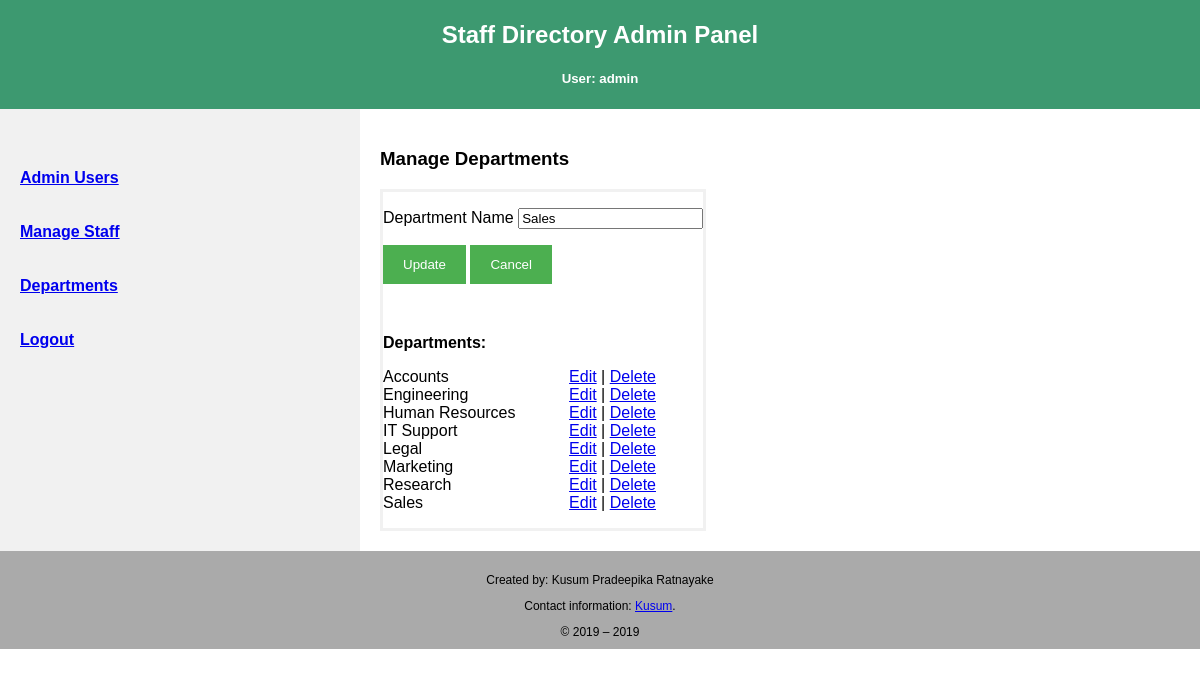
/admin/departments.php?deptid=1 (signed in), run on the app's committed database.
### tables this page shows
CREATE TABLE `department` (
  `id` int(10) UNSIGNED NOT NULL,
  `dept_name` varchar(50) DEFAULT NULL
);

### admin/data/department.php (called while the page is built, shortened)
<?php
class Department
{
	public function get_department($conn, $id=FALSE)
	{
		if (isset($id) && $id != 0)
		{
			$sql = "SELECT * FROM department WHERE id = '$id'";
			$this->result = $conn->query($sql);
			if ($this->result && $this->result->num_rows > 0)
			{
				return $this->result;
			}
		}
	}
	public function all_departments($conn, $id=FALSE)
	{
		$sql = "SELECT * FROM department WHERE dept_name != '' ORDER BY dept_name";
		$this->result = $conn->query($sql);
		if ($this->result && $this->result->num_rows > 0)
		{
				return $this->result;
		}
	}
}
?>

### admin/departments.php (the view, shortened to what this page needs)
<?php
include_once 'data/department.php';
$db_conn = new DBconn();
$conn = $db_conn->db_connection();
$dept = new Department();
$deptid  = "";
if (isset($_GET['deptid']))  $deptid = $_GET['deptid'];
$rs_edit = $dept->get_department($conn, $deptid);
if (!empty($rs_edit))
  $row_edit = $rs_edit->fetch_assoc();
?>
<!DOCTYPE html>
<html lang="en">
<head>
<link rel = "stylesheet" type = "text/css" href = "../assets/style.css" />
</head>
<body>
<div class="header">
  <h2>Staff Directory Admin Panel</h2>
  <?php if (isset($_SESSION['user'])) echo '<h5>User: '.$_SESSION['user'].'</h5>';?>
</div>
<div class="row">
  <div class="side">
  	  <h4>
	  <?php include_once('navmenu.php'); generateMenu(); ?>
	  </h4>
  </div>
  <div class="main" style="">
    <h3>Manage Departments</h3>
		<div style="width:400px;">
			<form name="form1" method="post" action="departments.php" onSubmit="return validateInput()">
        <p class='elements'>
        <label for "deptname">Department Name</label>
        <input type="text" name="deptname" value="<?php if (isset($row_edit['dept_name']) ) print $row_edit['dept_name']?>" />
        </p>
         <p class='elements'>
    		<?php
    		if (isset($_GET['deptid']))
    		{?>
      		<input name="cmdupdate" type="submit" class="" value="Update">
          <input name="cmdCancel" type="button" class="button" onClick="document.location.href='admins.php'" value="Cancel">
        <?php
        }	else {?>
        	<input name="Submit" type="submit" class="" value="Save">
        <?php } ?>
        </p>
        <br/>
        <p class='elements'>
        <strong>Departments:</strong>
        <table width="95%" border="0" align="" cellpadding="0" cellspacing="0">
        	<?php
				$result = $dept->all_departments($conn);
				if ($result && $result->num_rows > 0)
				{
					while ($row = $result->fetch_assoc())
					{
            	?>
             	<tr>
               <td width=""><?php print $row['dept_name'];?></td>
               <td width="">&nbsp;</td>
               <td width=""><a href="?deptid=<?php print $row['id'];?>">Edit</a> |
               <a href="javascript: promptDelete('?delete=<?php print $row['id'];?>',
                  'Are you sure you want to delete this user?')">Delete</a>
               </td>
               </tr>
             <?php
              }
            }
            ?>
          </table>
          </p>
       </form>
		</div>
  </div>
</div>
</body>
</html>

### assets/style.css (style rules this page uses)
* { box-sizing: border-box; }
body { font-family: Arial, Helvetica, sans-serif; margin: 0; }
.header { padding: 1px; text-align: center; background: #3D9970; color: white; }
.row { display: -ms-flexbox; display: flex; -ms-flex-wrap: wrap; flex-wrap: wrap; }
.side { -ms-flex: 30%; flex: 30%; background-color: #f1f1f1; padding: 20px; }
.main { -ms-flex: 70%; flex: 70%; background-color: white; padding: 20px; }
.footer { padding: 10px; text-align: center; background: #AAAAAA; font-family: Arial; font-size: 12px; }
input[type=submit] { background-color: #4CAF50; color: white; padding: 12px 20px; border: none; cursor: pointer; }
.button { background-color: #4CAF50; color: white; padding: 12px 20px; border: none; cursor: pointer; }
.row:after { content: ""; display: table; clear: both; }
form { border: 3px solid #f1f1f1; display: inline-block; }

### data on the page
department: deptname "Sales", dept_name "Sales"
department: dept_name "Accounts"
department: dept_name "Engineering"
department: dept_name "Human Resources"
department: dept_name "IT Support"
department: dept_name "Legal"
department: dept_name "Marketing"
department: dept_name "Research"

### other printed values
$_SESSION['user'] "admin"
